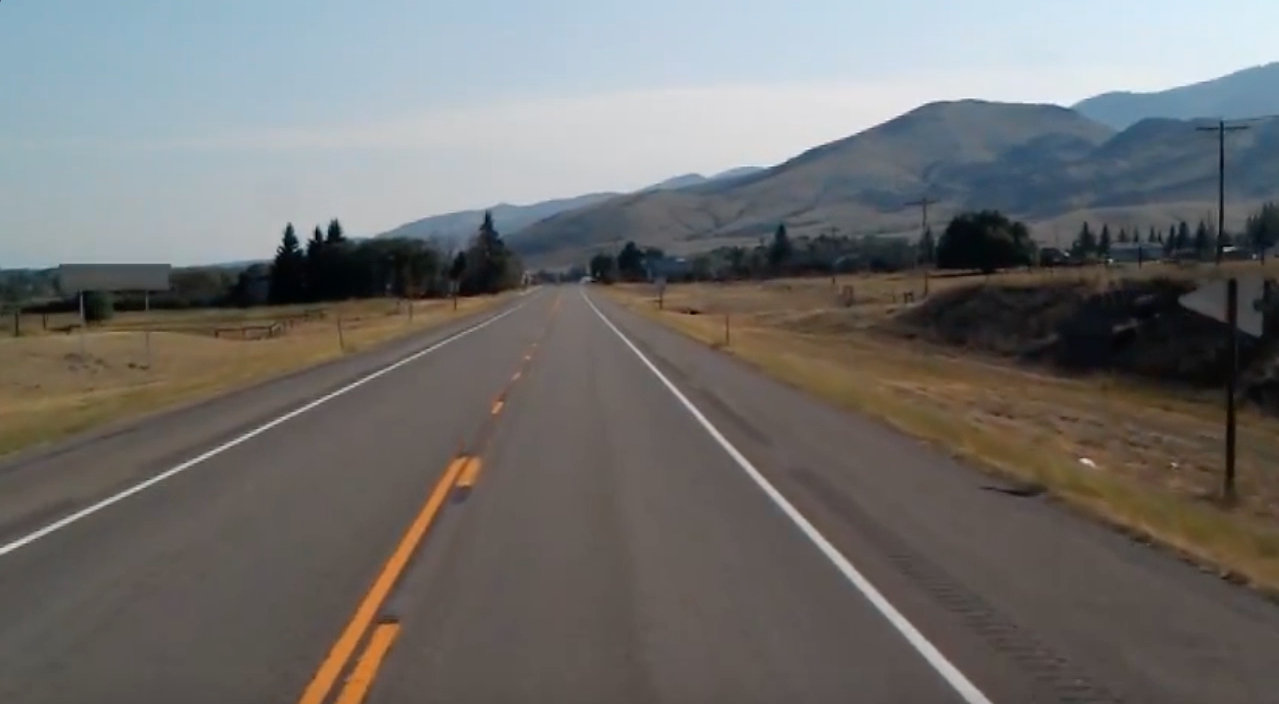
#> input picture images/Road_img2.png, 1279 x 704 px, found by its file name
$ jupyter execute Part2.ipynb
#> lines starting #> are read from the running program, lines starting #| are printed output that depends on the picture; after the words box and inside, x2 and y2 are one past the last pixel; in counts of white or black regions, pixels touching at a corner belong together
## Imports

[cell 1]
import numpy as np
import matplotlib.pyplot as plt
import pandas as pd # can be used to make histogram of the image
import cv2

## Data Reading

[cell 2]
img_cv2 = cv2.imread(r'images\\Road_img2.png')
#> img_cv2 is the input picture: shape (704, 1279, 3); mean B, G, R 109.7, 111.3, 112.3
img_plt = plt.imread(r'images\\Road_img2.png')
plt.imshow(img_plt)
plt.axis('off')
plt.show()

[cell 3]
img_cv2.shape
#> Out = (704, 1279, 3)

## Grayscale Coversion

[cell 4]
gray_img = cv2.cvtColor(img_cv2, cv2.COLOR_BGR2GRAY)

plt.imshow(gray_img, cmap='gray')
plt.axis('off')  # Hide axes
plt.show()

## Median Blur

[cell 5]
median_img = cv2.medianBlur(gray_img, 5)

[cell 6]
plt.subplot(1, 2, 1)
plt.imshow(gray_img, cmap='gray')
plt.title("Original Image")
plt.axis('off')
#image after median blur
plt.subplot(1, 2, 2)
plt.imshow(median_img, cmap='gray')
plt.title("Filtered Image (Median Blur)")
plt.axis('off')

plt.show()

## Canny

[cell 7]
edges = cv2.Canny(median_img, threshold1=120, threshold2=185)
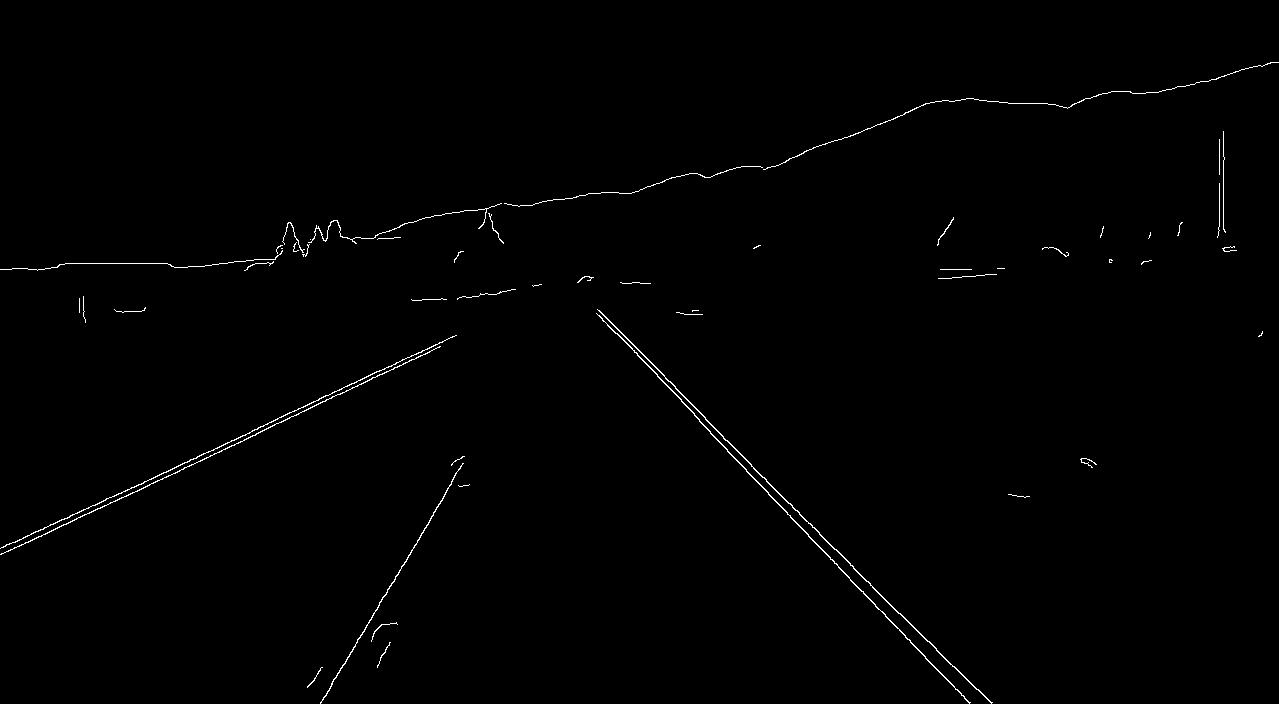
#> edges: shape (704, 1279); 0.64% white in thin lines or dots

# Display the results
# cv2.imshow("Original Image", img_cv2)
# cv2.imshow("Canny Edges", edges)

plt.subplot(1, 2, 1)
plt.imshow(img_plt)  # Show original image in RGB
plt.title("Original Image")
plt.axis("off")

plt.subplot(1, 2, 2)
plt.imshow(edges, cmap="gray")  # Show Canny edges in grayscale
plt.title("Canny Edges")
plt.axis("off")

plt.tight_layout()
plt.show()

## ROI

[cell 8]
height, width = edges.shape
#> height = 704; width = 1279
mask = np.zeros_like(edges)

[cell 9]
polygon = np.array([[
    (0, height),  # Bottom left
    (0, height//2),  # Mid left
    (width*0.75, height//2.2),  # Mid right
    (width*0.75, height)  # Bottom right
]], dtype=np.int32)

[cell 10]
cv2.fillPoly(mask, polygon, 255)
#> mask: shape (704, 1279); 39.3% white; 1 white region, box (x1, y1, x2, y2) and area: (0, 319, 960, 704) 353760
masked_edges = cv2.bitwise_and(edges, mask)
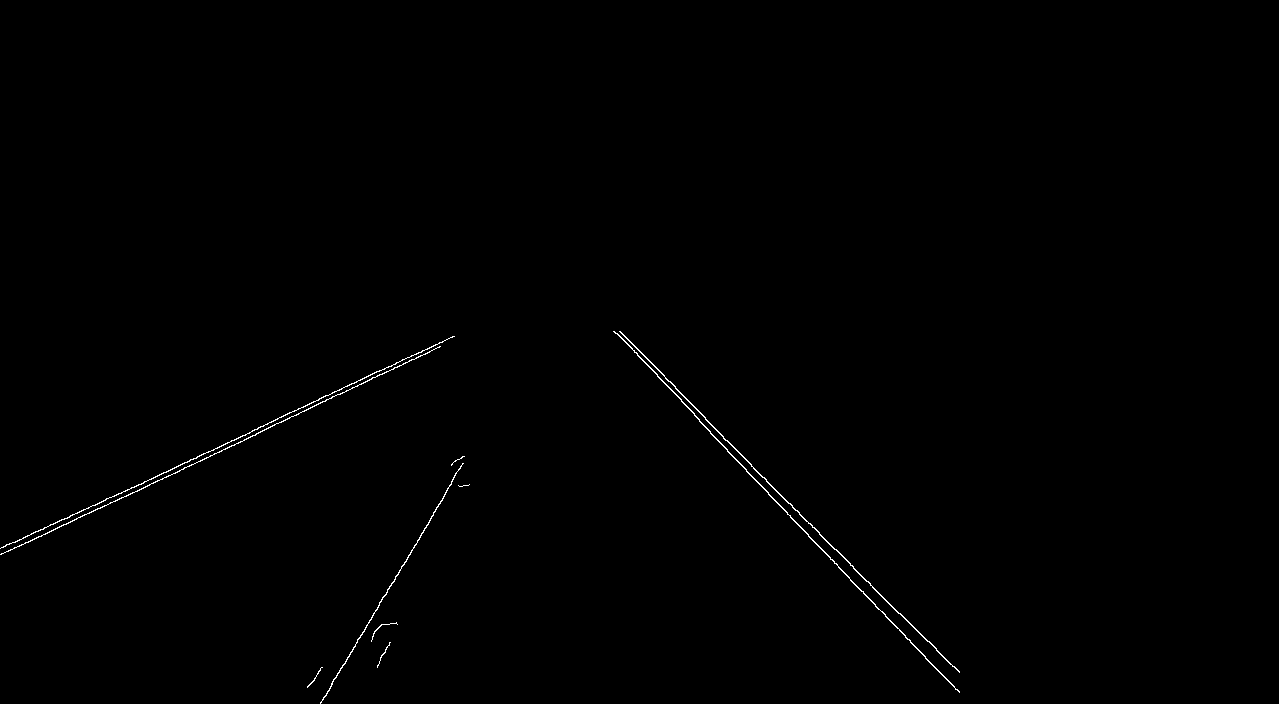
#> masked_edges: shape (704, 1279); 0.35% white in thin lines or dots, all inside (x1, y1, x2, y2) = (0, 331, 960, 704)

[cell 11]
plt.subplot(1, 2, 1)
plt.imshow(edges, cmap="gray")  # Show Canny edges in grayscale
plt.title("Canny Edges")
plt.axis("off")


plt.subplot(1, 2, 2)
plt.imshow(masked_edges, cmap='gray')
plt.title("Region of Interest (Edges)")
plt.axis("off")

plt.tight_layout()
plt.show()

## Lane Detection Output

[cell 12]
rho = 1  # Distance resolution in pixels
theta = np.pi/180  # Angle resolution in radians
threshold = 50  # Minimum votes in accumulator
threshold2 = 150
min_line_length = 100  # Minimum line length to consider
max_line_gap = 50  # Maximum gap between line segments

lines = cv2.HoughLinesP(masked_edges, rho, theta, threshold, minLineLength=min_line_length, maxLineGap=max_line_gap)
#> lines = 17 rows, first 6: [0, 548, 452, 337], [723, 438, 898, 613], [710, 433, 959, 691], [0, 554, 255, 435], [320, 702, 463, 463], [256, 433, 439, 347]

lane_image = img_cv2.copy()
if lines is not None:
    for line in lines:
        x1, y1, x2, y2 = line[0]
        cv2.line(lane_image, (x1, y1), (x2, y2), (0, 255, 0), 5)
#> this loop made 17 passes
#> (x1, y1, x2, y2) on passes 1 to 12: (0, 548, 452, 337), (723, 438, 898, 613), (710, 433, 959, 691), (0, 554, 255, 435), (320, 702, 463, 463), (256, 433, 439, 347), (1, 547, 106, 498), (665, 378, 959, 672), (190, 459, 454, 336), (621, 337, 787, 514), (830, 559, 955, 689), (184, 467, 357, 386)
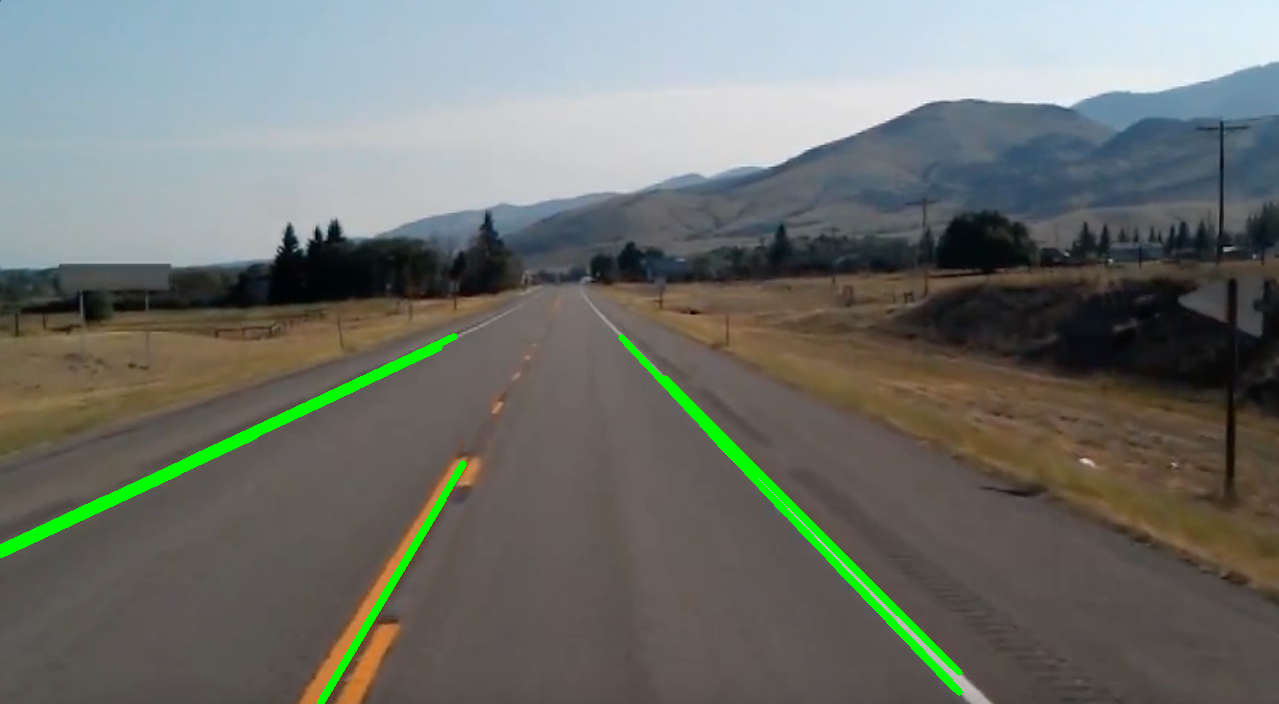
#> lane_image: shape (704, 1279, 3); 1.65% of pixels changed, all inside (x1, y1, x2, y2) = (0, 333, 963, 704)

[cell 13]
def hough_lines_p(edge_image, rho, theta, threshold, min_line_length, max_line_gap):
#> called with rho = 1, theta = 0.0175, threshold = 150, min_line_length = 100, max_line_gap = 50
    height, width = edge_image.shape
#> height = 704; width = 1279
    theta_values = np.arange(0, np.pi, theta)
    cos_theta = np.cos(theta_values)
    sin_theta = np.sin(theta_values)
    max_rho = int(np.hypot(height, width) / rho)  # Scale rho values properly
#> max_rho = 1459
    accumulator = np.zeros((2 * max_rho, len(theta_values)), dtype=np.int32)
    edge_points = np.argwhere(edge_image)
#> edge_points = 3107 pairs, first value 331 to 703, second value 0 to 959

    for y, x in edge_points:
        for t_idx, (cos_t, sin_t) in enumerate(zip(cos_theta, sin_theta)):
            rho_val = int((x * cos_t + y * sin_t) / rho) + max_rho  # Use rho step size
            accumulator[rho_val, t_idx] += 1
#> this loop made 3107 passes
#> (y, x) on passes 1 to 3: (331, 613), (331, 614), (331, 619)
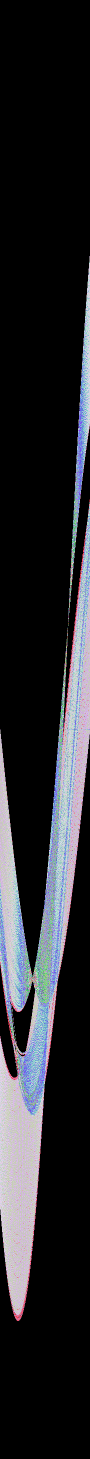
#> accumulator: shape (2918, 180) int32 (shown at 1/2 size); 124 distinct labels, from 0 to 415; one colour per label, 0 black

    line_segments = []
    for r_idx in range(accumulator.shape[0]):
        for t_idx in range(accumulator.shape[1]):
            if accumulator[r_idx, t_idx] >= threshold:
                rho_val = (r_idx - max_rho) * rho
                theta_val = theta_values[t_idx]
                a = np.cos(theta_val)
                b = np.sin(theta_val)
                x0 = a * rho_val
                y0 = b * rho_val
                x1, y1 = int(x0 + 1000 * (-b)), int(y0 + 1000 * (a))
                x2, y2 = int(x0 - 1000 * (-b)), int(y0 - 1000 * (a))
                line_segments.append(((x1, y1), (x2, y2)))

    filtered_segments = []
    for (x1, y1), (x2, y2) in line_segments:
        if np.hypot(x2 - x1, y2 - y1) >= min_line_length:
            filtered_segments.append(((x1, y1), (x2, y2)))

    final_segments = []
    for i, ((x1, y1), (x2, y2)) in enumerate(filtered_segments):
        is_strongest = True
        for j, ((x3, y3), (x4, y4)) in enumerate(filtered_segments):
            if i != j:
                if abs(x1 - x3) < max_line_gap and abs(y1 - y3) < max_line_gap and abs(x2 - x4) < max_line_gap and abs(y2 - y4) < max_line_gap:
                    if np.hypot(x2 - x1, y2 - y1) < np.hypot(x4 - x3, y4 - y3):
                        is_strongest = False
                        break
        if is_strongest:
            final_segments.append(((x1, y1), (x2, y2)))

    return final_segments

[cell 14]
lines = hough_lines_p(masked_edges, rho, theta, threshold2, min_line_length=min_line_length, max_line_gap=max_line_gap)
#> lines = [((-539, -869), (850, 569)), ((-544, -864), (845, 574)), ((-696, 873), (1116, 27)), ((29, 1184), (1059, -530))]

lane_image2 = img_cv2.copy()
if lines is not None:
    for (x1, y1), (x2, y2) in lines:
        cv2.line(lane_image2, (x1, y1), (x2, y2), (0, 255, 0), 5)
#> this loop made 4 passes
#> (x1, y1, x2, y2) on passes 1 to 4: (-539, -869, 850, 569), (-544, -864, 845, 574), (-696, 873, 1116, 27), (29, 1184, 1059, -530)
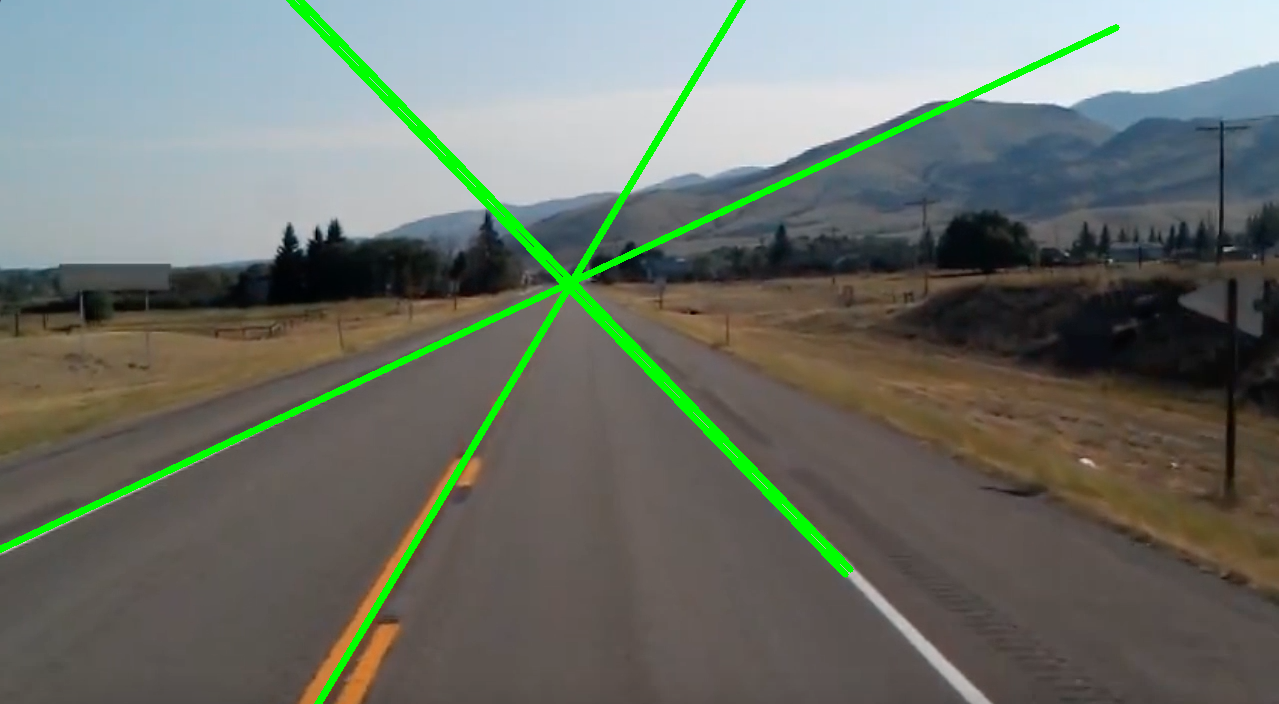
#> lane_image2: shape (704, 1279, 3); 2.78% of pixels changed, all inside (x1, y1, x2, y2) = (0, 0, 1120, 704)

[cell 15]
plt.imshow(cv2.cvtColor(lane_image, cv2.COLOR_BGR2RGB))
plt.title("Lane Detection Output")

plt.show()

[cell 16]
plt.imshow(cv2.cvtColor(lane_image2, cv2.COLOR_BGR2RGB))
plt.title("Lane Detection Output")

plt.show()

## Hough Space

[cell 17]
height, width = edges.shape
max_rho = int(np.hypot(width, height))  # Maximum possible rho
#> max_rho = 1459
rhos = np.arange(-max_rho, max_rho, 1)  # Range of possible rhos
#> rhos = 2918 values from -1459 to 1458
thetas = np.deg2rad(np.arange(0, 181))  # Theta from 0 to 179 degrees

accumulator = np.zeros((len(rhos), len(thetas)))  # Initialize accumulator

    # Get all edge pixel coordinates
y_idxs, x_idxs = np.nonzero(masked_edges)
#> y_idxs = 3107 values from 331 to 703; x_idxs = 3107 values, max 959 at index 2989, min 0 at index 2204, mean 500

for i in range(len(x_idxs)):
    x = x_idxs[i]
    y = y_idxs[i]
    for t_idx, theta in enumerate(thetas):
        rho_value = int(x * np.cos(theta) + y * np.sin(theta))
        rho_idx = np.argwhere(rhos == rho_value)[0][0]  # Adjust for negative indexing
        accumulator[rho_idx, t_idx] += 1  # Voting process
#> this loop made 3107 passes
#> (x, y) on passes 1 to 3: (613, 331), (614, 331), (619, 331)
#> accumulator: shape (2918, 181) float64

[cell 18]
plt.figure(figsize=(6, 6))
plt.imshow(accumulator, cmap='coolwarm', aspect='auto')
plt.title("Hough Transform Accumulator")
plt.xlabel("ρ (Distance)")
plt.ylabel("θ (Angle)")
plt.colorbar()
plt.show()
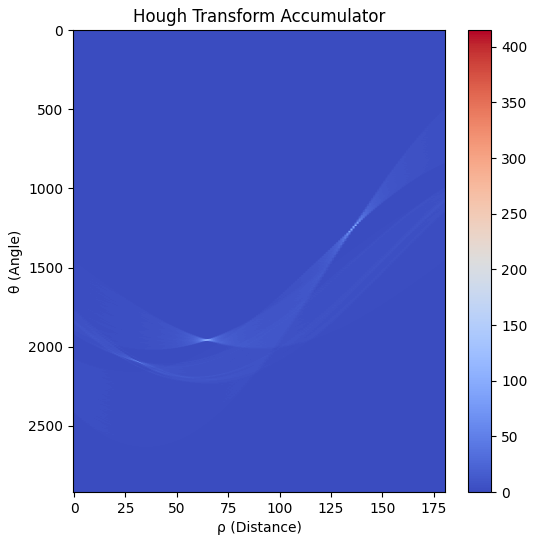
#> figure drawn by matplotlib, 2 panels

$ run again, with images/image.png copied over images/Road_img2.png
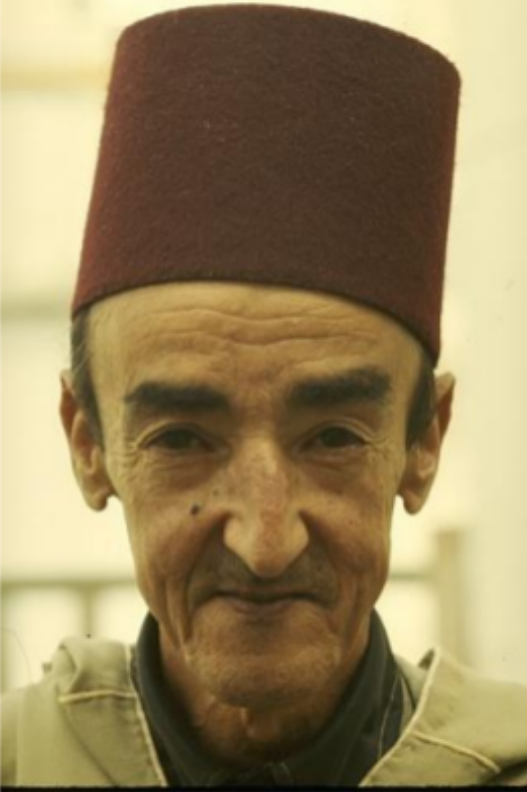
#> input picture images/image.png, 527 x 792 px, found by its file name
#> img_cv2 is the input picture: shape (792, 527, 3); mean B, G, R 91.8, 130.9, 149.4
#> edges: shape (792, 527); 0.8% white in thin lines or dots
#> mask: shape (792, 527); 39.3% white; 1 white region, box (x1, y1, x2, y2) and area: (0, 359, 396, 792) 164142
#> masked_edges: shape (792, 527); 0.33% white in thin lines or dots, all inside (x1, y1, x2, y2) = (0, 390, 396, 792)
#> `lines = cv2.HoughLinesP(masked_edges, rho, theta, threshold, minLineLe..`: lines = [[1, 786, 165, 786], [2, 787, 136, 787]]
#> the loop `for line in lines:` made 2 passes
#> edge_points = 1360 pairs, first value 390 to 791, second value 0 to 395
#> the loop in hough_lines_p, `for y, x in edge_points:` made 1360 passes
#> (y, x) on passes 1 to 3: (390, 61), (391, 61), (392, 61)
#> after the loop in hough_lines_p, `for y, x in edge_points:`:
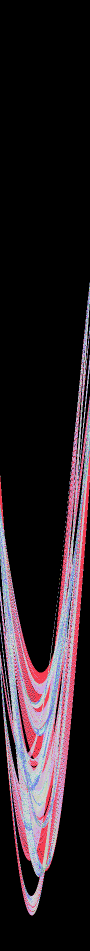
#> accumulator: shape (1902, 180) int32 (shown at 1/2 size); 56 distinct labels, from 0 to 102; one colour per label, 0 black
#> `lines = hough_lines_p(masked_edges, rho, theta, threshold2, min_line_l..`: lines = []
#> y_idxs = 1360 values from 390 to 791; x_idxs = 1360 values, max 395 at index 266, min 0 at index 1147, mean 192.1
#> the loop `for i in range(len(x_idxs)):` made 1360 passes
#> (x, y) on passes 1 to 3: (61, 390), (61, 391), (61, 392)
#> `plt.show()`:
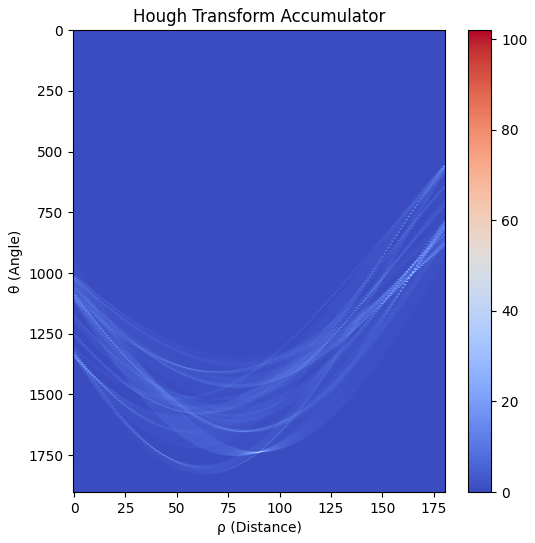
#> figure drawn by matplotlib, 2 panels
